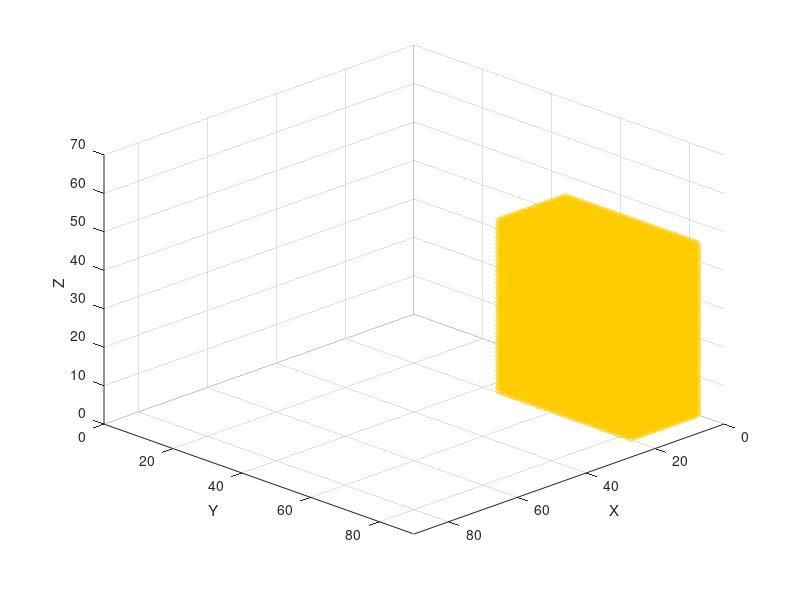

MATLAB code for this plot: (Note: this script raises an error after producing the figure.)
%% Map dimensions (MAKE SURE THEY ARE THE SAME AS THE MAP CREATOR)
mapSizeX = 90; mapSizeY = 90; mapSizeZ = 70;
mapSize = [mapSizeX, mapSizeY, mapSizeZ];

%% Generate ROI and Object positions
% We store environment state in this matrix with this values:
% ---- 0 = free | 1= Occupied | 2 = unexplored | 3 = Frontier | 4 = ROI | 
% ---- 5 = Object
voxelStates = 2*ones(mapSize);

%% DEFINE ROI SETTINGS
voxelStates(1:20, 45:83, 1:45) = 4;

%% DEFINE OBJECTIVE LOCATION
objectX=3; objectY=77; objectZ=12;

% Define the object value
objectValue = 5;
% Compute 3x3x3 block centered on the object position
for dx = -1:1
    for dy = -1:1
        for dz = -1:1
            x = objectX + dx;
            y = objectY + dy;
            z = objectZ + dz;

            % Check bounds before assigning
            if x >= 1 && x <= size(voxelStates,1) && ...
               y >= 1 && y <= size(voxelStates,2) && ...
               z >= 1 && z <= size(voxelStates,3)
                voxelStates(x,y,z) = objectValue;
            end
        end
    end
end

figure;             
hold on; 
axis([0 mapSize(1) 0 mapSize(2) 0 mapSize(3)]);
grid on;
xlabel('X'); ylabel('Y'); zlabel('Z');


[rx, ry, rz] = ind2sub(size(voxelStates), find(voxelStates == 4));
scatter3(rx-0.5, ry-0.5, rz-0.5, 50, [1, 0.8, 0], 'filled', 'MarkerFaceAlpha', 0.5);

[gx, gy, gz] = ind2sub(size(voxelStates), find(voxelStates == 5));
scatter3(gx-0.5, gy-0.5, gz-0.5, 50, [0.6, 0.2, 0.8], 'filled', 'MarkerFaceAlpha', 1);
view(135, 30);

%% Save Voxel Initial States Matrix
save('../../Maps_ROI_Object_Situations/Office_1_situations/Office_1_voxelStates_2.mat','voxelStates');
disp('saved voxelStates')
